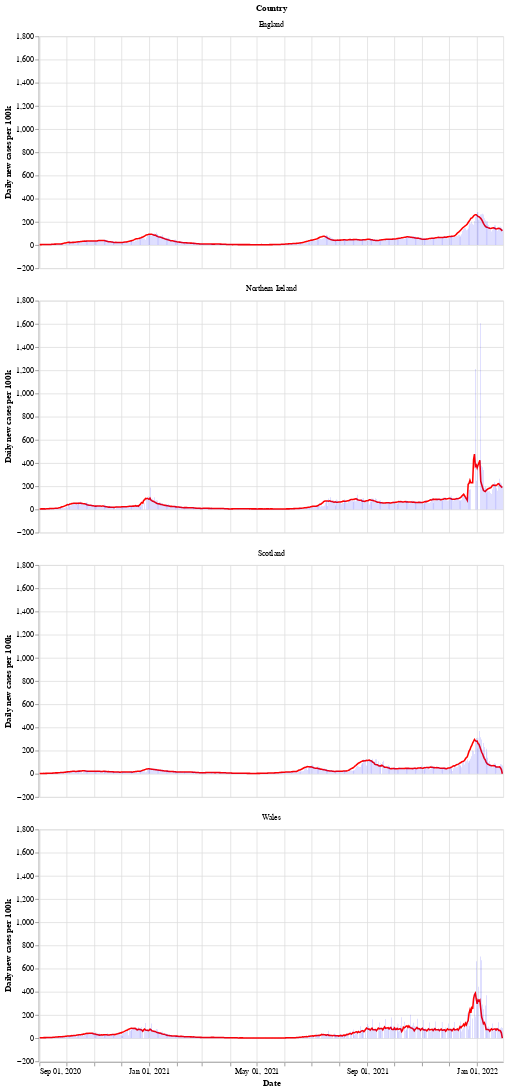

Notebook source saved alongside this figure:
### Markdown cell above
Next is a bar chart of the number of new cases in each country (per 100k population), with the 7 day moving average of cases. Again we see that Wales saw a longer period of raising and falling cases compared to the other countries.

After a period of cases falling, each nation is now seeing a rise in the number of cases - especially in Wales.

### Code cell
# collapse
bars = alt.Chart(uk_cases).mark_bar().encode(
    x=alt.X("yearmonthdate(date):T", axis=alt.Axis(title='Date')),
    y=alt.Y("newCasesRate:Q", axis=alt.Axis(title='Daily new cases per 100k')),
    tooltip='newCasesRate',
    color=alt.condition(
        alt.datum.dailyChange > 0,
        alt.value("orange"),  # The positive color
        alt.value("blue")  # The negative color
    )
).properties(title='New cases per 100k population with rolling 7 day average', width=600).interactive()
line = alt.Chart(uk_cases).mark_line(
    color='red',
    size=2,
).transform_window(
    rolling_mean='mean(newCasesRate)',
    frame=[0, 7],
    groupby=['areaName']
).encode(
    x='yearmonthdate(date):T',
    y='rolling_mean:Q'
)
alt.layer(line, bars, data=uk_cases).facet(alt.Row('areaName', title='Country'), columns=1)

### Figure 1 — Vega-Lite specification as saved in the notebook (floating-point values rounded to 4 significant figures; data arrays with more than 128 entries replaced by an {"elided": "..."} marker saying what was removed)
{"config": {"view": {"continuousWidth": 400, "continuousHeight": 300}}, "data": {"name": "data-c48ee682e4ed974aeca5fb0fcaadb7e1"}, "facet": {"type": "nominal", "field": "areaName", "title": "Country"}, "spec": {"layer": [{"mark": {"type": "line", "color": "red", "size": 2}, "encoding": {"x": {"type": "temporal", "field": "date", "timeUnit": "yearmonthdate"}, "y": {"type": "quantitative", "field": "rolling_mean"}}, "transform": [{"window": [{"op": "mean", "field": "newCasesRate", "as": "rolling_mean"}], "frame": [0, 7], "groupby": ["areaName"]}]}, {"mark": "bar", "encoding": {"color": {"condition": {"value": "orange", "test": "(datum.dailyChange > 0)"}, "value": "blue"}, "tooltip": {"type": "quantitative", "field": "newCasesRate"}, "x": {"type": "temporal", "axis": {"title": "Date"}, "field": "date", "timeUnit": "yearmonthdate"}, "y": {"type": "quantitative", "axis": {"title": "Daily new cases per 100k"}, "field": "newCasesRate"}}, "selection": {"selector002": {"type": "interval", "bind": "scales", "encodings": ["x", "y"]}}, "title": "New cases per 100k population with rolling 7 day average", "width": 600}]}, "columns": 1, "$schema": "https://vega.github.io/schema/vega-lite/v4.8.1.json", "datasets": {"data-c48ee682e4ed974aeca5fb0fcaadb7e1": {"elided": "2064 records"}}}
